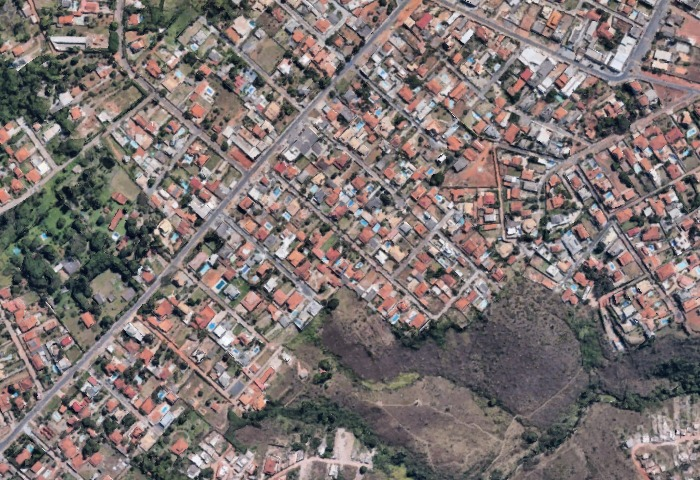
#> input picture imagens_satelites/imagem6.jpeg, 700 x 480 px, found by its file name
$ python Prog_exemplo2_1.py
#> lines starting #> are read from the running program, lines starting #| are printed output that depends on the picture; after the words box and inside, x2 and y2 are one past the last pixel; in counts of white or black regions, pixels touching at a corner belong together
import cv2
import numpy as np

# Carregar imagem
image = cv2.imread( r"C:\Projeto_ProgParalela2\imagens_satelites\imagem6.jpeg")
#> image is the input picture: shape (480, 700, 3); mean B, G, R 113.5, 114.8, 124.8

# Converter para HSV
hsv = cv2.cvtColor(image, cv2.COLOR_BGR2HSV)
#> hsv: shape (480, 700, 3); mean H, S, V 73, 38.2, 128.2

# Definir intervalo de cores para estradas (exemplo)
lower = np.array([0, 0, 50])  # Cor mais escura
upper = np.array([180, 50, 200])  # Cor mais clara

# Criar a máscara
mask = cv2.inRange(hsv, lower, upper)
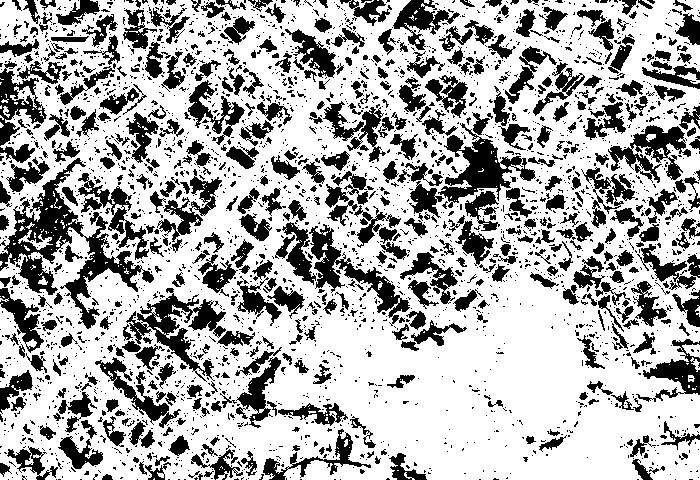
#> mask: shape (480, 700); 68.4% white; 2885 black regions (2376 under 20 px), largest, box (x1, y1, x2, y2) and area: (0, 158, 154, 329) 6133, (126, 288, 226, 382) 2814, (438, 123, 536, 208) 2763

# Aplicar a máscara à imagem
result = cv2.bitwise_and(image, image, mask=mask)
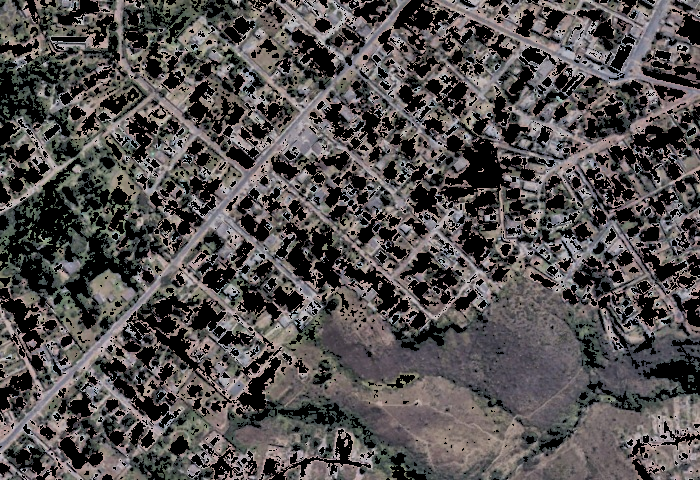
#> result: shape (480, 700, 3); mean B, G, R 78.1, 78.6, 82.6

# Exibir a imagem resultante
cv2.imshow('Detected Roads', result)
cv2.waitKey(0)
cv2.destroyAllWindows()

$ run again, with imagens_satelites/imagem1.jpeg copied over imagens_satelites/imagem6.jpeg
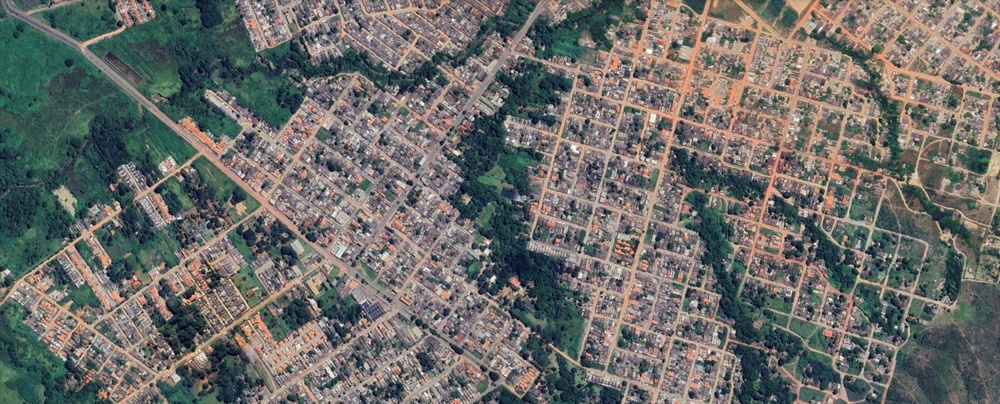
#> input picture imagens_satelites/imagem1.jpeg, 1000 x 404 px, shrunk from 1600 x 646 before the run, found by its file name
#> image is the input picture: shape (404, 1000, 3); mean B, G, R 104.8, 108.6, 108.5
#> hsv: shape (404, 1000, 3); mean H, S, V 67.2, 61.5, 119.9
#> `mask = cv2.inRange(hsv, lower, upper)`:
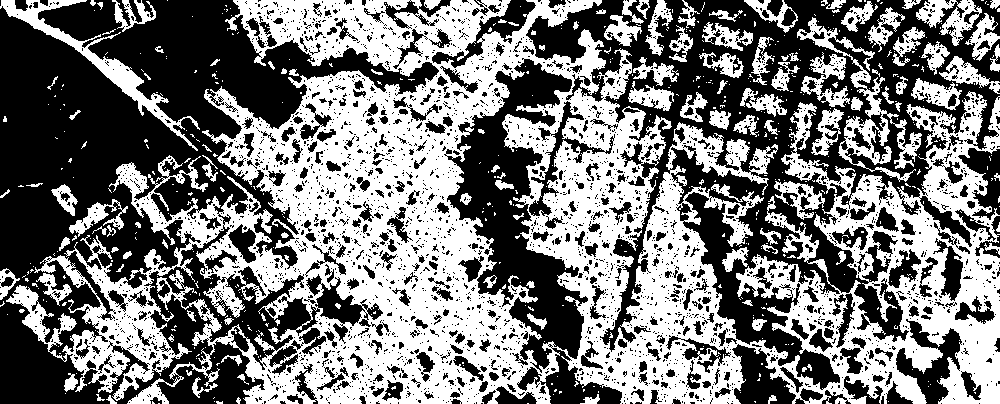
#> mask: shape (404, 1000); 47.7% white; 629 white regions (512 under 20 px), largest, box (x1, y1, x2, y2) and area: (6, 0, 1000, 404) 162630, (797, 17, 922, 182) 3421, (0, 0, 200, 151) 3256
#> `result = cv2.bitwise_and(image, image, mask=mask)`:
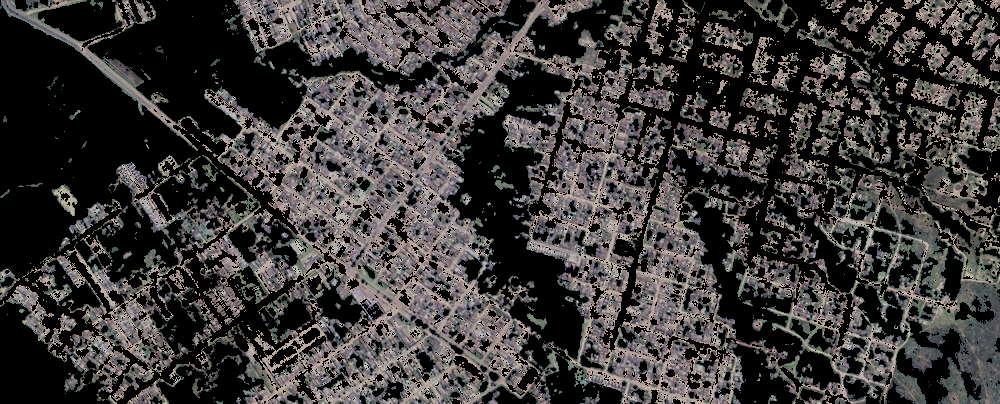
#> result: shape (404, 1000, 3); mean B, G, R 56.8, 57.8, 60.5

$ run again, with imagens_satelites/imagem2.jpeg copied over imagens_satelites/imagem6.jpeg
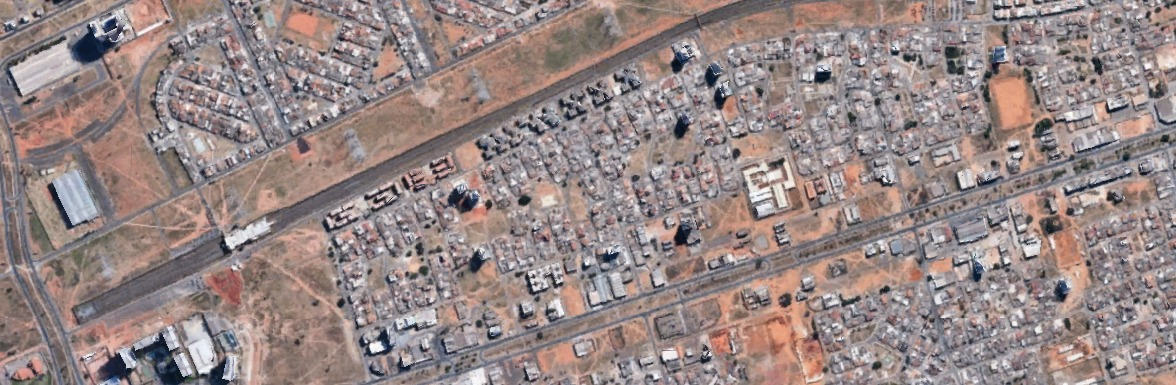
#> input picture imagens_satelites/imagem2.jpeg, 1176 x 385 px, found by its file name
#> image is the input picture: shape (385, 1176, 3); mean B, G, R 133.5, 134.8, 150.2
#> hsv: shape (385, 1176, 3); mean H, S, V 74.5, 36.1, 151.8
#> `mask = cv2.inRange(hsv, lower, upper)`:
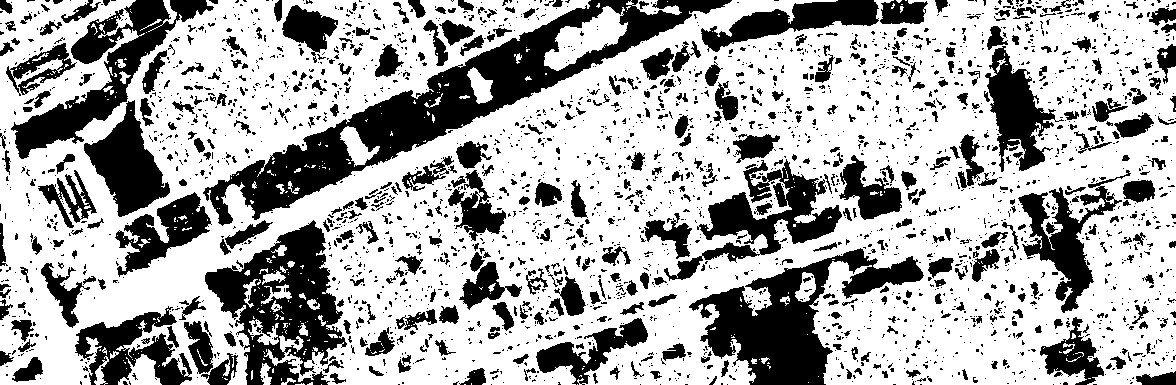
#> mask: shape (385, 1176); 67.2% white; 2762 black regions (2251 under 20 px), largest, box (x1, y1, x2, y2) and area: (203, 0, 732, 226) 21296, (689, 248, 924, 385) 11944, (205, 220, 347, 385) 11031
#> `result = cv2.bitwise_and(image, image, mask=mask)`:
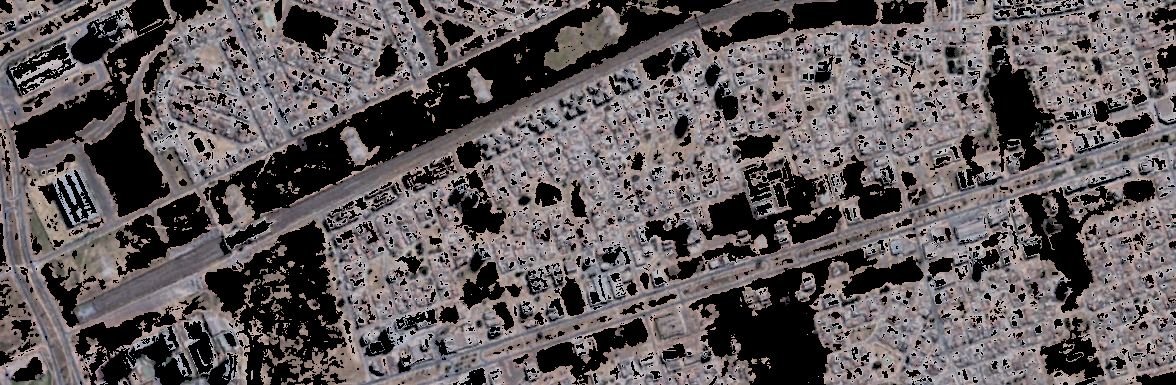
#> result: shape (385, 1176, 3); mean B, G, R 90.2, 89, 95.7

$ run again, with imagens_satelites/imagem3.jpeg copied over imagens_satelites/imagem6.jpeg
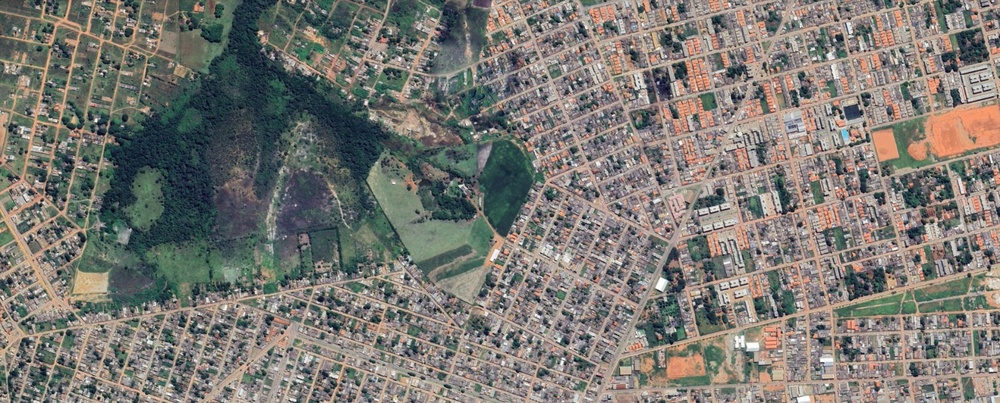
#> input picture imagens_satelites/imagem3.jpeg, 1000 x 403 px, shrunk from 1600 x 645 before the run, found by its file name
#> image is the input picture: shape (403, 1000, 3); mean B, G, R 114.3, 120, 122.8
#> hsv: shape (403, 1000, 3); mean H, S, V 57.5, 48.4, 130.6
#> `mask = cv2.inRange(hsv, lower, upper)`:
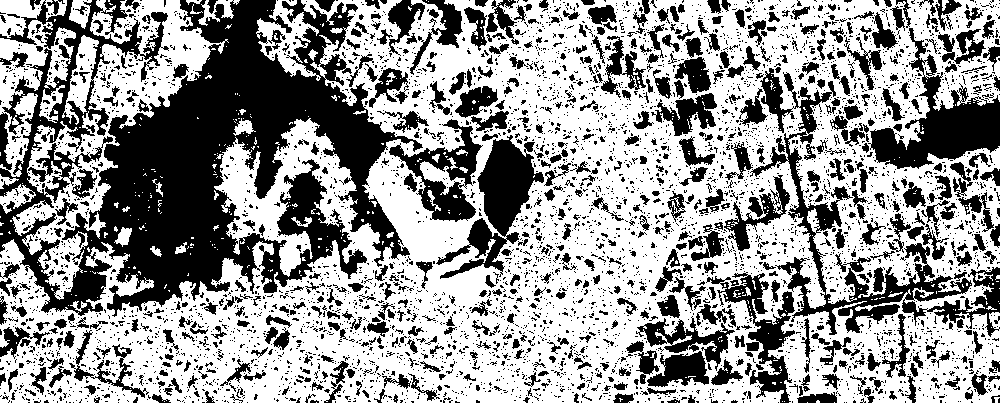
#> mask: shape (403, 1000); 59.8% white; 5117 black regions (4482 under 20 px), largest, box (x1, y1, x2, y2) and area: (0, 0, 423, 317) 61083, (750, 68, 1000, 337) 10256, (868, 28, 1000, 169) 6399
#> `result = cv2.bitwise_and(image, image, mask=mask)`:
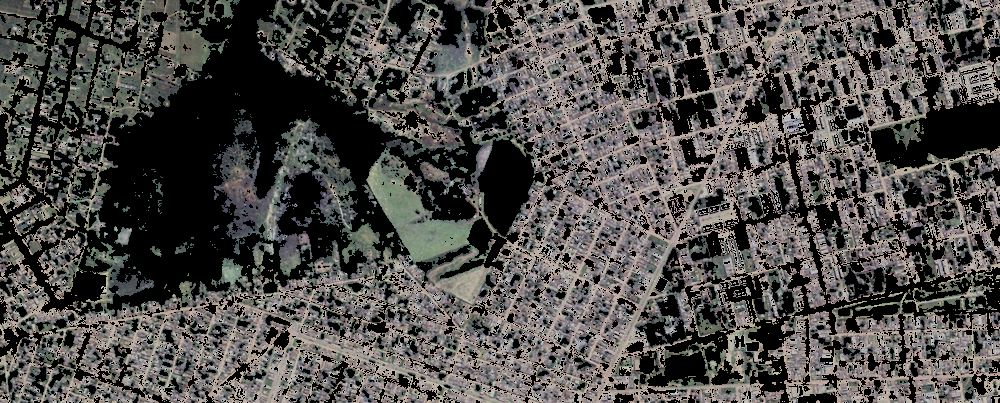
#> result: shape (403, 1000, 3); mean B, G, R 74.1, 76.8, 79.1
